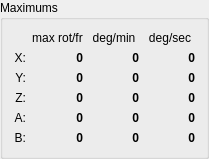
           <widget class="QGroupBox" name="groupBox_3">
            <property name="title">
             <string>Maximums</string>
            </property>
            <property name="flat">
             <bool>true</bool>
            </property>
            <layout class="QHBoxLayout" name="horizontalLayout_3">
             <item>
              <layout class="QGridLayout" name="gridLayout_3">
               <item row="4" column="0">
                <widget class="QLabel" name="label_16">
                 <property name="text">
                  <string>A:</string>
                 </property>
                 <property name="alignment">
                  <set>Qt::AlignRight|Qt::AlignTrailing|Qt::AlignVCenter</set>
                 </property>
                </widget>
               </item>
               <item row="0" column="2">
                <widget class="QLabel" name="label_12">
                 <property name="font">
                  <font>
                   <weight>50</weight>
                   <bold>false</bold>
                  </font>
                 </property>
                 <property name="text">
                  <string>deg/min</string>
                 </property>
                 <property name="alignment">
                  <set>Qt::AlignCenter</set>
                 </property>
                </widget>
               </item>
               <item row="1" column="1">
                <widget class="QLabel" name="label_maxXrot">
                 <property name="sizePolicy">
                  <sizepolicy hsizetype="Preferred" vsizetype="Preferred">
                   <horstretch>50</horstretch>
                   <verstretch>16</verstretch>
                  </sizepolicy>
                 </property>
                 <property name="minimumSize">
                  <size>
                   <width>50</width>
                   <height>0</height>
                  </size>
                 </property>
                 <property name="maximumSize">
                  <size>
                   <width>16777215</width>
                   <height>16</height>
                  </size>
                 </property>
                 <property name="font">
                  <font>
                   <weight>75</weight>
                   <bold>true</bold>
                  </font>
                 </property>
                 <property name="text">
                  <string>0</string>
                 </property>
                 <property name="alignment">
                  <set>Qt::AlignRight|Qt::AlignTrailing|Qt::AlignVCenter</set>
                 </property>
                </widget>
               </item>
               <item row="1" column="2">
                <widget class="QLabel" name="label_maxXspeed_min">
                 <property name="sizePolicy">
                  <sizepolicy hsizetype="Preferred" vsizetype="Preferred">
                   <horstretch>50</horstretch>
                   <verstretch>16</verstretch>
                  </sizepolicy>
                 </property>
                 <property name="minimumSize">
                  <size>
                   <width>50</width>
                   <height>0</height>
                  </size>
                 </property>
                 <property name="maximumSize">
                  <size>
                   <width>16777215</width>
                   <height>16</height>
                  </size>
                 </property>
                 <property name="font">
                  <font>
                   <weight>75</weight>
                   <bold>true</bold>
                  </font>
                 </property>
                 <property name="text">
                  <string>0</string>
                 </property>
                 <property name="alignment">
                  <set>Qt::AlignRight|Qt::AlignTrailing|Qt::AlignVCenter</set>
                 </property>
                </widget>
               </item>
               <item row="0" column="1">
                <widget class="QLabel" name="label_11">
                 <property name="font">
                  <font>
                   <weight>50</weight>
                   <bold>false</bold>
                  </font>
                 </property>
                 <property name="text">
                  <string>max rot/fr</string>
                 </property>
                 <property name="alignment">
                  <set>Qt::AlignCenter</set>
                 </property>
                </widget>
               </item>
               <item row="2" column="1">
                <widget class="QLabel" name="label_maxYrot">
                 <property name="sizePolicy">
                  <sizepolicy hsizetype="Preferred" vsizetype="Preferred">
                   <horstretch>50</horstretch>
                   <verstretch>16</verstretch>
                  </sizepolicy>
                 </property>
                 <property name="minimumSize">
                  <size>
                   <width>50</width>
                   <height>0</height>
                  </size>
                 </property>
                 <property name="maximumSize">
                  <size>
                   <width>16777215</width>
                   <height>16</height>
                  </size>
                 </property>
                 <property name="font">
                  <font>
                   <weight>75</weight>
                   <bold>true</bold>
                  </font>
                 </property>
                 <property name="text">
                  <string>0</string>
                 </property>
                 <property name="alignment">
                  <set>Qt::AlignRight|Qt::AlignTrailing|Qt::AlignVCenter</set>
                 </property>
                </widget>
               </item>
               <item row="2" column="0">
                <widget class="QLabel" name="label_9">
                 <property name="font">
                  <font>
                   <weight>50</weight>
                   <bold>false</bold>
                  </font>
                 </property>
                 <property name="text">
                  <string>Y:</string>
                 </property>
                 <property name="alignment">
                  <set>Qt::AlignRight|Qt::AlignTrailing|Qt::AlignVCenter</set>
                 </property>
                </widget>
               </item>
               <item row="3" column="1">
                <widget class="QLabel" name="label_maxZrot">
                 <property name="sizePolicy">
                  <sizepolicy hsizetype="Preferred" vsizetype="Preferred">
                   <horstretch>50</horstretch>
                   <verstretch>16</verstretch>
                  </sizepolicy>
                 </property>
                 <property name="minimumSize">
                  <size>
                   <width>50</width>
                   <height>0</height>
                  </size>
                 </property>
                 <property name="maximumSize">
                  <size>
                   <width>16777215</width>
                   <height>16</height>
                  </size>
                 </property>
                 <property name="font">
                  <font>
                   <weight>75</weight>
                   <bold>true</bold>
                  </font>
                 </property>
                 <property name="text">
                  <string>0</string>
                 </property>
                 <property name="alignment">
                  <set>Qt::AlignRight|Qt::AlignTrailing|Qt::AlignVCenter</set>
                 </property>
                </widget>
               </item>
               <item row="3" column="0">
                <widget class="QLabel" name="label_10">
                 <property name="font">
                  <font>
                   <weight>50</weight>
                   <bold>false</bold>
                  </font>
                 </property>
                 <property name="text">
                  <string>Z:</string>
                 </property>
                 <property name="alignment">
                  <set>Qt::AlignRight|Qt::AlignTrailing|Qt::AlignVCenter</set>
                 </property>
                </widget>
               </item>
               <item row="3" column="2">
                <widget class="QLabel" name="label_maxZspeed_min">
                 <property name="sizePolicy">
                  <sizepolicy hsizetype="Preferred" vsizetype="Preferred">
                   <horstretch>50</horstretch>
                   <verstretch>16</verstretch>
                  </sizepolicy>
                 </property>
                 <property name="minimumSize">
                  <size>
                   <width>50</width>
                   <height>0</height>
                  </size>
                 </property>
                 <property name="maximumSize">
                  <size>
                   <width>16777215</width>
                   <height>16</height>
                  </size>
                 </property>
                 <property name="font">
                  <font>
                   <weight>75</weight>
                   <bold>true</bold>
                  </font>
                 </property>
                 <property name="text">
                  <string>0</string>
                 </property>
                 <property name="alignment">
                  <set>Qt::AlignRight|Qt::AlignTrailing|Qt::AlignVCenter</set>
                 </property>
                </widget>
               </item>
               <item row="1" column="0">
                <widget class="QLabel" name="label_8">
                 <property name="font">
                  <font>
                   <weight>50</weight>
                   <bold>false</bold>
                  </font>
                 </property>
                 <property name="text">
                  <string>X:</string>
                 </property>
                 <property name="alignment">
                  <set>Qt::AlignRight|Qt::AlignTrailing|Qt::AlignVCenter</set>
                 </property>
                </widget>
               </item>
               <item row="1" column="3">
                <widget class="QLabel" name="label_maxXspeed_sec">
                 <property name="sizePolicy">
                  <sizepolicy hsizetype="Preferred" vsizetype="Preferred">
                   <horstretch>50</horstretch>
                   <verstretch>16</verstretch>
                  </sizepolicy>
                 </property>
                 <property name="minimumSize">
                  <size>
                   <width>50</width>
                   <height>0</height>
                  </size>
                 </property>
                 <property name="maximumSize">
                  <size>
                   <width>16777215</width>
                   <height>16</height>
                  </size>
                 </property>
                 <property name="font">
                  <font>
                   <weight>75</weight>
                   <bold>true</bold>
                  </font>
                 </property>
                 <property name="text">
                  <string>0</string>
                 </property>
                 <property name="alignment">
                  <set>Qt::AlignRight|Qt::AlignTrailing|Qt::AlignVCenter</set>
                 </property>
                </widget>
               </item>
               <item row="2" column="2">
                <widget class="QLabel" name="label_maxYspeed_min">
                 <property name="sizePolicy">
                  <sizepolicy hsizetype="Preferred" vsizetype="Preferred">
                   <horstretch>50</horstretch>
                   <verstretch>16</verstretch>
                  </sizepolicy>
                 </property>
                 <property name="minimumSize">
                  <size>
                   <width>50</width>
                   <height>0</height>
                  </size>
                 </property>
                 <property name="maximumSize">
                  <size>
                   <width>16777215</width>
                   <height>16</height>
                  </size>
                 </property>
                 <property name="font">
                  <font>
                   <weight>75</weight>
                   <bold>true</bold>
                  </font>
                 </property>
                 <property name="text">
                  <string>0</string>
                 </property>
                 <property name="alignment">
                  <set>Qt::AlignRight|Qt::AlignTrailing|Qt::AlignVCenter</set>
                 </property>
                </widget>
               </item>
               <item row="2" column="3">
                <widget class="QLabel" name="label_maxYspeed_sec">
                 <property name="sizePolicy">
                  <sizepolicy hsizetype="Preferred" vsizetype="Preferred">
                   <horstretch>50</horstretch>
                   <verstretch>16</verstretch>
                  </sizepolicy>
                 </property>
                 <property name="minimumSize">
                  <size>
                   <width>50</width>
                   <height>0</height>
                  </size>
                 </property>
                 <property name="maximumSize">
                  <size>
                   <width>16777215</width>
                   <height>16</height>
                  </size>
                 </property>
                 <property name="font">
                  <font>
                   <weight>75</weight>
                   <bold>true</bold>
                  </font>
                 </property>
                 <property name="text">
                  <string>0</string>
                 </property>
                 <property name="alignment">
                  <set>Qt::AlignRight|Qt::AlignTrailing|Qt::AlignVCenter</set>
                 </property>
                </widget>
               </item>
               <item row="3" column="3">
                <widget class="QLabel" name="label_maxZspeed_sec">
                 <property name="sizePolicy">
                  <sizepolicy hsizetype="Preferred" vsizetype="Preferred">
                   <horstretch>50</horstretch>
                   <verstretch>16</verstretch>
                  </sizepolicy>
                 </property>
                 <property name="minimumSize">
                  <size>
                   <width>50</width>
                   <height>0</height>
                  </size>
                 </property>
                 <property name="maximumSize">
                  <size>
                   <width>16777215</width>
                   <height>16</height>
                  </size>
                 </property>
                 <property name="font">
                  <font>
                   <weight>75</weight>
                   <bold>true</bold>
                  </font>
                 </property>
                 <property name="text">
                  <string>0</string>
                 </property>
                 <property name="alignment">
                  <set>Qt::AlignRight|Qt::AlignTrailing|Qt::AlignVCenter</set>
                 </property>
                </widget>
               </item>
               <item row="0" column="3">
                <widget class="QLabel" name="label_13">
                 <property name="font">
                  <font>
                   <weight>50</weight>
                   <bold>false</bold>
                  </font>
                 </property>
                 <property name="text">
                  <string>deg/sec</string>
                 </property>
                 <property name="alignment">
                  <set>Qt::AlignCenter</set>
                 </property>
                </widget>
               </item>
               <item row="5" column="0">
                <widget class="QLabel" name="label_17">
                 <property name="text">
                  <string>B:</string>
                 </property>
                 <property name="alignment">
                  <set>Qt::AlignRight|Qt::AlignTrailing|Qt::AlignVCenter</set>
                 </property>
                </widget>
               </item>
               <item row="4" column="1">
                <widget class="QLabel" name="label_maxArot">
                 <property name="font">
                  <font>
                   <weight>75</weight>
                   <bold>true</bold>
                  </font>
                 </property>
                 <property name="text">
                  <string>0</string>
                 </property>
                 <property name="alignment">
                  <set>Qt::AlignRight|Qt::AlignTrailing|Qt::AlignVCenter</set>
                 </property>
                </widget>
               </item>
               <item row="4" column="2">
                <widget class="QLabel" name="label_maxAspeed_min">
                 <property name="font">
                  <font>
                   <weight>75</weight>
                   <bold>true</bold>
                  </font>
                 </property>
                 <property name="text">
                  <string>0</string>
                 </property>
                 <property name="alignment">
                  <set>Qt::AlignRight|Qt::AlignTrailing|Qt::AlignVCenter</set>
                 </property>
                </widget>
               </item>
               <item row="4" column="3">
                <widget class="QLabel" name="label_maxAspeed_sec">
                 <property name="font">
                  <font>
                   <weight>75</weight>
                   <bold>true</bold>
                  </font>
                 </property>
                 <property name="text">
                  <string>0</string>
                 </property>
                 <property name="alignment">
                  <set>Qt::AlignRight|Qt::AlignTrailing|Qt::AlignVCenter</set>
                 </property>
                </widget>
               </item>
               <item row="5" column="1">
                <widget class="QLabel" name="label_maxBrot">
                 <property name="font">
                  <font>
                   <weight>75</weight>
                   <bold>true</bold>
                  </font>
                 </property>
                 <property name="text">
                  <string>0</string>
                 </property>
                 <property name="alignment">
                  <set>Qt::AlignRight|Qt::AlignTrailing|Qt::AlignVCenter</set>
                 </property>
                </widget>
               </item>
               <item row="5" column="2">
                <widget class="QLabel" name="label_maxBspeed_min">
                 <property name="font">
                  <font>
                   <weight>75</weight>
                   <bold>true</bold>
                  </font>
                 </property>
                 <property name="text">
                  <string>0</string>
                 </property>
                 <property name="alignment">
                  <set>Qt::AlignRight|Qt::AlignTrailing|Qt::AlignVCenter</set>
                 </property>
                </widget>
               </item>
               <item row="5" column="3">
                <widget class="QLabel" name="label_maxBspeed_sec">
                 <property name="font">
                  <font>
                   <weight>75</weight>
                   <bold>true</bold>
                  </font>
                 </property>
                 <property name="text">
                  <string>0</string>
                 </property>
                 <property name="alignment">
                  <set>Qt::AlignRight|Qt::AlignTrailing|Qt::AlignVCenter</set>
                 </property>
                </widget>
               </item>
              </layout>
             </item>
            </layout>
           </widget>
